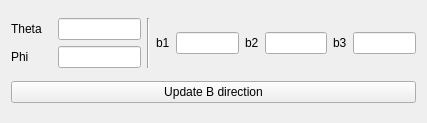
<?xml version="1.0" encoding="UTF-8"?>
<ui version="4.0">
 <class>B_direction</class>
 <widget class="QWidget" name="B_direction">
  <property name="geometry">
   <rect>
    <x>0</x>
    <y>0</y>
    <width>427</width>
    <height>123</height>
   </rect>
  </property>
  <property name="windowTitle">
   <string>B direction</string>
  </property>
  <layout class="QGridLayout" name="gridLayout">
   <item row="0" column="0">
    <layout class="QGridLayout" name="B_direction_layout" columnstretch="1,1,2">
     <item row="0" column="0">
      <layout class="QGridLayout" name="Theta_layout" columnstretch="1,2">
       <item row="0" column="0">
        <widget class="QLabel" name="Theta_label">
         <property name="text">
          <string>Theta</string>
         </property>
        </widget>
       </item>
       <item row="0" column="1">
        <widget class="QLineEdit" name="Theta_line"/>
       </item>
      </layout>
     </item>
     <item row="0" column="1" rowspan="2">
      <widget class="Line" name="seperate_line">
       <property name="orientation">
        <enum>Qt::Vertical</enum>
       </property>
      </widget>
     </item>
     <item row="0" column="2" rowspan="2">
      <layout class="QGridLayout" name="b_layout">
       <item row="0" column="0">
        <layout class="QGridLayout" name="b1_layout">
         <item row="0" column="0">
          <widget class="QLabel" name="b1_label">
           <property name="text">
            <string>b1</string>
           </property>
          </widget>
         </item>
         <item row="0" column="1">
          <widget class="QLineEdit" name="b1_line"/>
         </item>
        </layout>
       </item>
       <item row="0" column="1">
        <layout class="QGridLayout" name="b2_layout">
         <item row="0" column="1">
          <widget class="QLineEdit" name="b2_line"/>
         </item>
         <item row="0" column="0">
          <widget class="QLabel" name="b2_label">
           <property name="text">
            <string>b2</string>
           </property>
          </widget>
         </item>
        </layout>
       </item>
       <item row="0" column="2">
        <layout class="QGridLayout" name="b3_layout">
         <item row="0" column="0">
          <widget class="QLabel" name="b3_label">
           <property name="text">
            <string>b3</string>
           </property>
          </widget>
         </item>
         <item row="0" column="1">
          <widget class="QLineEdit" name="b3_line"/>
         </item>
        </layout>
       </item>
      </layout>
     </item>
     <item row="1" column="0">
      <layout class="QGridLayout" name="Phi_layout" columnstretch="1,2">
       <item row="0" column="0">
        <widget class="QLabel" name="Phi_label">
         <property name="text">
          <string>Phi</string>
         </property>
        </widget>
       </item>
       <item row="0" column="1">
        <widget class="QLineEdit" name="Phi_line"/>
       </item>
      </layout>
     </item>
    </layout>
   </item>
   <item row="1" column="0">
    <widget class="QPushButton" name="updateB_button">
     <property name="text">
      <string>Update B direction</string>
     </property>
    </widget>
   </item>
  </layout>
 </widget>
 <resources/>
 <connections/>
</ui>
